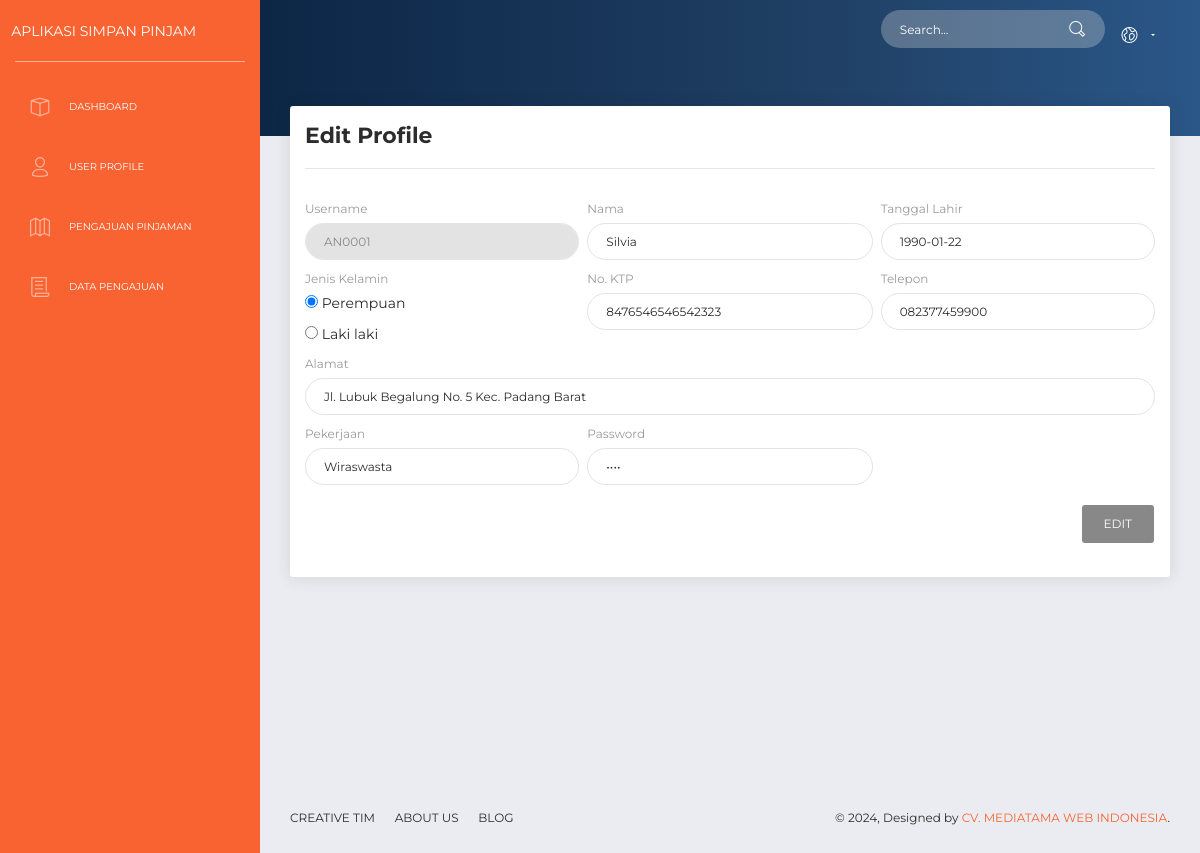
Page /pages/index.php?p=anggota&username=AN0001 (signed in) on the committed database.
### tables this page shows
CREATE TABLE IF NOT EXISTS `anggota` (
  `id_anggota` varchar(10) NOT NULL,
  `nama_anggota` varchar(30) NOT NULL,
  `tgl_lahir` date NOT NULL,
  `jekel` varchar(12) NOT NULL,
  `no_ktp` varchar(30) NOT NULL,
  `alamat` varchar(80) NOT NULL,
  `telepon` varchar(13) NOT NULL,
  `pekerjaan` varchar(30) NOT NULL,
  `password` varchar(30) NOT NULL
);

### pages/anggota.php (the view, shortened to what this page needs)
<?php
  $sql=mysql_query("select * from anggota where id_anggota='$_GET[username]'");
  $data=mysql_fetch_array($sql);
?>
 <div class="col-md-12">
                        <div class="card">
                            <div class="card-header">
                                <h5 class="title">Edit Profile</h5>
                                <hr>
                            </div>
                            <div class="card-body">
                                <form method="POST">
                                    <div class="row">
                                        <div class="col-md-4 pr-1">
                                            <div class="form-group">
                                                <label>Username </label>
                                                <input type="text" name="id_anggota" class="form-control" disabled="" value="<?php echo $data['id_anggota']; ?>" >
                                            </div>
                                        </div>
                                        <div class="col-md-4 px-1">
                                            <div class="form-group">
                                                <label>Nama</label>
                                                <input type="text" name="nama_anggota" class="form-control" placeholder="Nama" value="<?php echo $data['nama_anggota']; ?>">
                                            </div>
                                        </div>
                                        <div class="col-md-4 pl-1">
                                            <div class="form-group">
                                                <label for="exampleInputEmail1">Tanggal Lahir</label>
                                                <input type="text" name="tgl_lahir" class="form-control" placeholder="Tanggal Lahir" value="<?php echo $data['tgl_lahir']; ?>">
                                            </div>
                                        </div>
                                    </div>
                                    <?php
                                       if($data['jekel']=='Perempuan'){
                                           $sel1='checked';
                                       }else{
                                           $sel2='checked';
                                       }
                                     ?>
                                    <div class="row">
                                        <div class="col-md-4 pr-1">
                                            <div class="form-group">
                                                <label>Jenis Kelamin</label><br>
                                                <input type="radio" name="jekel" value="Perempuan" <?php echo "$sel1"; ?> /> Perempuan
                                            </div>
                                            <div class="form-group">
                                                <input type="radio" name="jekel" value="Laki laki" <?php echo "$sel2"; ?> /> Laki laki
                                            </div>
                                        </div>
                                        <div class="col-md-4 px-1">
                                            <div class="form-group">
                                                <label>No. KTP</label>
                                                <input type="text" name="no_ktp" class="form-control" placeholder="No. KTP" value="<?php echo $data['no_ktp']; ?>">
                                            </div>
                                        </div>
                                        <div class="col-md-4 pl-1">
                                            <div class="form-group">
                                                <label>Telepon</label>
                                                <input type="text" name="telepon" class="form-control" placeholder="Telepon" value="<?php echo $data['telepon']; ?>">
                                            </div>
                                        </div>
                                    </div>
                                    <div class="row">
                                        <div class="col-md-12">
                                            <div class="form-group">
                                                <label>Alamat</label>
                                                <input type="text" name="alamat" class="form-control" placeholder="Home Address" value="<?php echo $data['alamat']; ?>">
                                            </div>
                                        </div>
                                    </div>
                                    <div class="row">
                                        <div class="col-md-4 pr-1">
                                            <div class="form-group">
                                                <label>Pekerjaan</label>
                                                <input type="text" name="pekerjaan" class="form-control" placeholder="Pekerjaan" value="<?php echo $data['pekerjaan']; ?>">
                                            </div>
                                        </div>
                                        <div class="col-md-4 px-1">
                                            <div class="form-group">
                                                <label>Password</label>
                                                <input type="password" name="password" class="form-control" placeholder="Password" value="<?php echo $data['password']; ?>">
                                            </div>
                                        </div>
                                    </div>
                                    <div class="row">
                                       <div class="col-md-12">
                                           <input type="submit" name="simpan" value="EDIT" class=" btn btn-default" style="float: right;">
                                       </div>
                                    </div>
                                </form>
                            </div>
                        </div>
 </div>

### rows in the picture
anggota: id_anggota "AN0001", nama_anggota "Silvia", tgl_lahir "1990-01-22", no_ktp "8476546546542323", telepon "082377459900", alamat "Jl. Lubuk Begalung No. 5 Kec. Padang Barat", pekerjaan "Wiraswasta"
